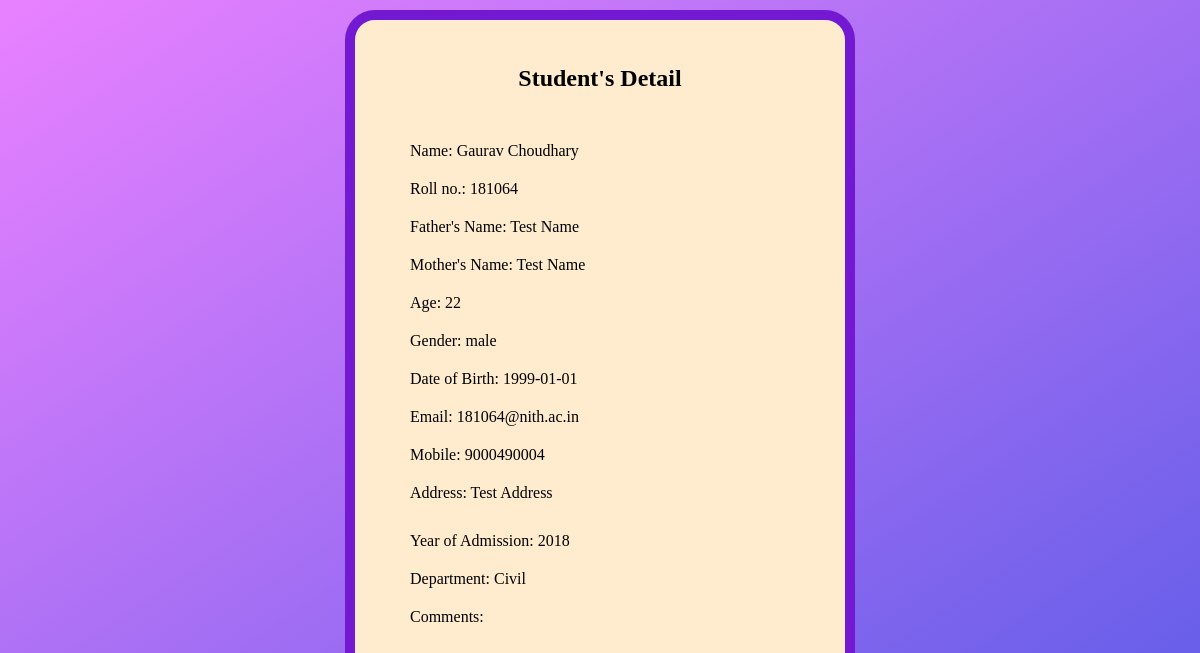
The app's page /display.php?rollSearch=181064 with its own data.
### tables this page shows
CREATE TABLE `students` (
  `name` varchar(60) NOT NULL,
  `age` tinyint(2) NOT NULL,
  `gender` varchar(8) NOT NULL,
  `dob` date NOT NULL,
  `email` varchar(80) NOT NULL,
  `phone` bigint(10) NOT NULL,
  `fname` varchar(60) NOT NULL,
  `mname` varchar(60) NOT NULL,
  `address` varchar(250) NOT NULL,
  `yoadm` smallint(4) NOT NULL,
  `rollno` varchar(10) NOT NULL,
  `dept` varchar(60) NOT NULL,
  `notes` varchar(50) DEFAULT NULL,
  `date` date NOT NULL
);

### display.php (the view, shortened to what this page needs)
<?php
$server = "localhost";
$username = "root";
$password = "";
$database = "student_records";
$conn = mysqli_connect($server, $username, $password, $database);
$query = $_GET["rollSearch"];
            $sql = "select * from students where rollno = $query";
            $result = mysqli_query($conn, $sql);
            $noResult = true;
            while($row = mysqli_fetch_assoc($result)){
                $noResult = false;
                $name = $row['name'];
                $age = $row['age'];
                $gender = $row['gender'];
                $dob = $row['dob'];
                $email = $row['email'];
                $phone = $row['phone'];
                $fname = $row['fname'];
                $mname = $row['mname'];
                $address = $row['address'];
                $yoadm = $row['yoadm'];
                $rollno = $row['rollno'];
                $dept = $row['dept'];
                $notes = $row['notes'];
            }
?>
<!DOCTYPE html>
<html lang="en">
<head>
    <link rel="stylesheet" href="studentreg.css">
</head>
<body>
    <div class="hero">
        <div style="width: 40%; height: 700px;" class="form-box">
            <?php
            if($noResult){
                echo '<div class="button-box">
                <h2 style="padding: 5px; width: max-content;">Roll no. does not exist!</h4>
                </div>
                <a style="margin-left:65px; text-decoration: none;" href="adminLogin.php">Register a New Student?</a>';
            }
            else{
                echo '
                <div class="button-box">
                <h2 style="padding: 5px; width: max-content;">Student\'s Detail</h4>
                </div>
                <div style="flex-direction: column;" class="input-fields">
                <div class="label">Name: '.$name.'</div>
                <div class="label">Roll no.: '.$rollno.'</div>
                <div class="label">Father\'s Name: '.$fname.'</div>
                <div class="label">Mother\'s Name: '.$mname.'</div>
                <div class="label">Age: '.$age.'</div>
                <div class="label">Gender: '.$gender.'</div>
                <div class="label">Date of Birth: '.$dob.'</div>
                <div class="label">Email: '.$email.'</div>
                <div class="label">Mobile: '.$phone.'</div>
                <div style="margin: 10px 50px 20px 50px;" class="label">Address: '.$address.'</div>
                <div class="label">Year of Admission: '.$yoadm.'</div>
                <div class="label">Department: '.$dept.'</div>
                <div class="label">Comments: '.$notes.'</div>
                </div>
                </div>';}
                ?>
                </div>
                </body>
                </html>

### studentreg.css (style rules this page uses)
* { margin: 0; padding: 0; }
.hero { height: 100%; width: 100%; background: linear-gradient(to bottom right, #e981ff, #5b5be7); background-position: center; background-size: cover; position: absolute; }
.form-box { width: 60%; height: 600px; position: relative; margin: 10px auto; background-color: blanchedalmond; padding: 5px; border: 10px solid #7319d1; border-radius: 30px; }
.button-box { margin: 35px; display: flex; text-align: center; position: relative; border-radius: 30px; align-content: center; justify-content: center; }
.input-fields { display: flex; justify-content: center; }
.label { font-size: medium; margin-bottom: 5px; }

### display.php (style rules this page uses)
.label { margin: 10px 50px; }

### records on screen
students: name "Gaurav Choudhary", rollno "181064", fname "Test Name", mname "Test Name", age "22", gender "male", dob "1999-01-01", email "181064@nith.ac.in", phone "9000490004", address "Test Address", yoadm "2018", dept "Civil"
